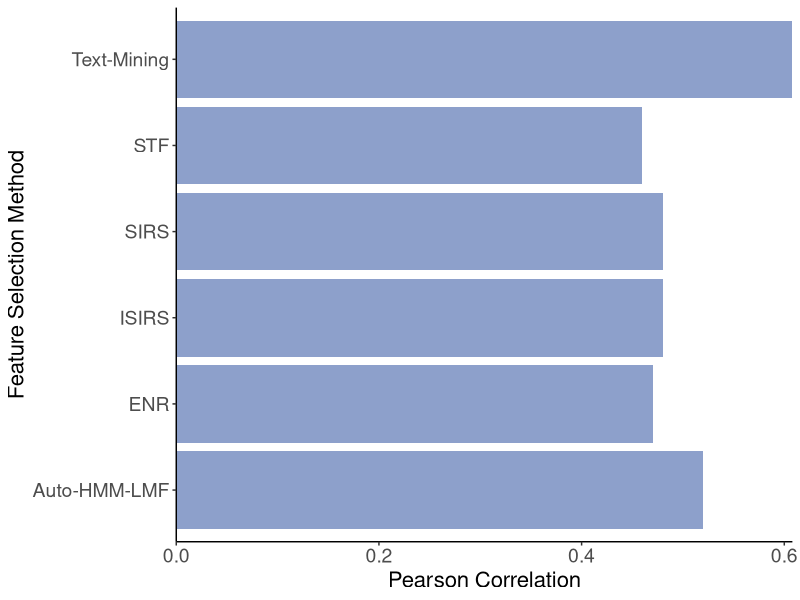
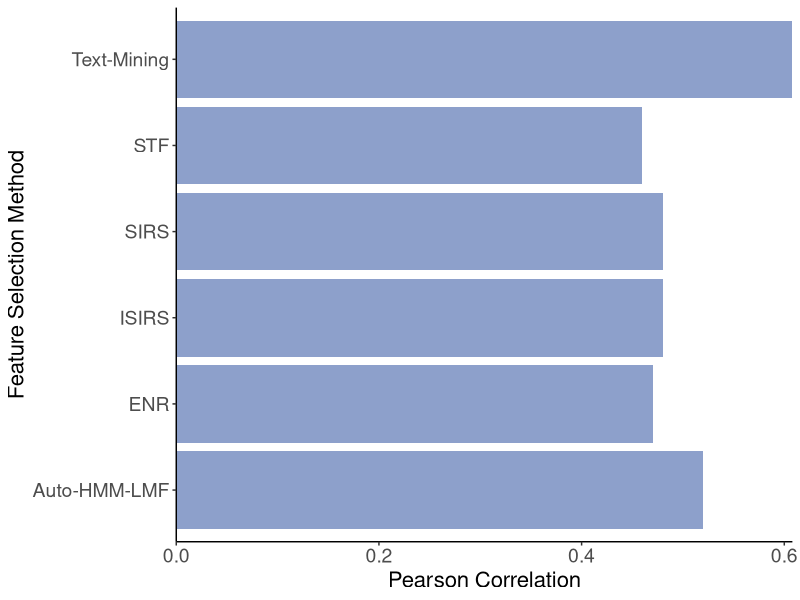

These charts were generated, in order, by the following R code:
library(ggplot2)

# Plot comparison between different feature selection methods
df <- data.frame(
  method = c("Text-Mining", "Auto-HMM-LMF", "STF", "SIRS", "ISIRS", "ENR"),
  cor = c(0.608, 0.52, 0.46, 0.48, 0.48, 0.47)
)

clr <- c("#fc8d62", "#8da0cb", "#e78ac3", "#a6d854", "#ffd92f", "#66c2a5")
p <- ggplot(data = df, aes(x = method, y = cor, fill = method), alpha = .15) +
  geom_bar(stat = "identity") +
  coord_flip() +
  scale_fill_manual(values = rep(clr[2], 6))
p <- p + theme(
  legend.position = "none", axis.title.x = element_text(size = 16), axis.title.y = element_text(size = 16),
  axis.text = element_text(size = 14), panel.background = element_blank(), axis.line.x = element_line(color = "black"),
  axis.line.y = element_line(color = "black")
) +
  xlab("Feature Selection Method") + ylab("Pearson Correlation") + scale_y_continuous(expand = c(0, 0))
p
pdf("./result/Fig4A_Barplot.pdf", width = 6.5, height = 5)
print(p)
dev.off()
